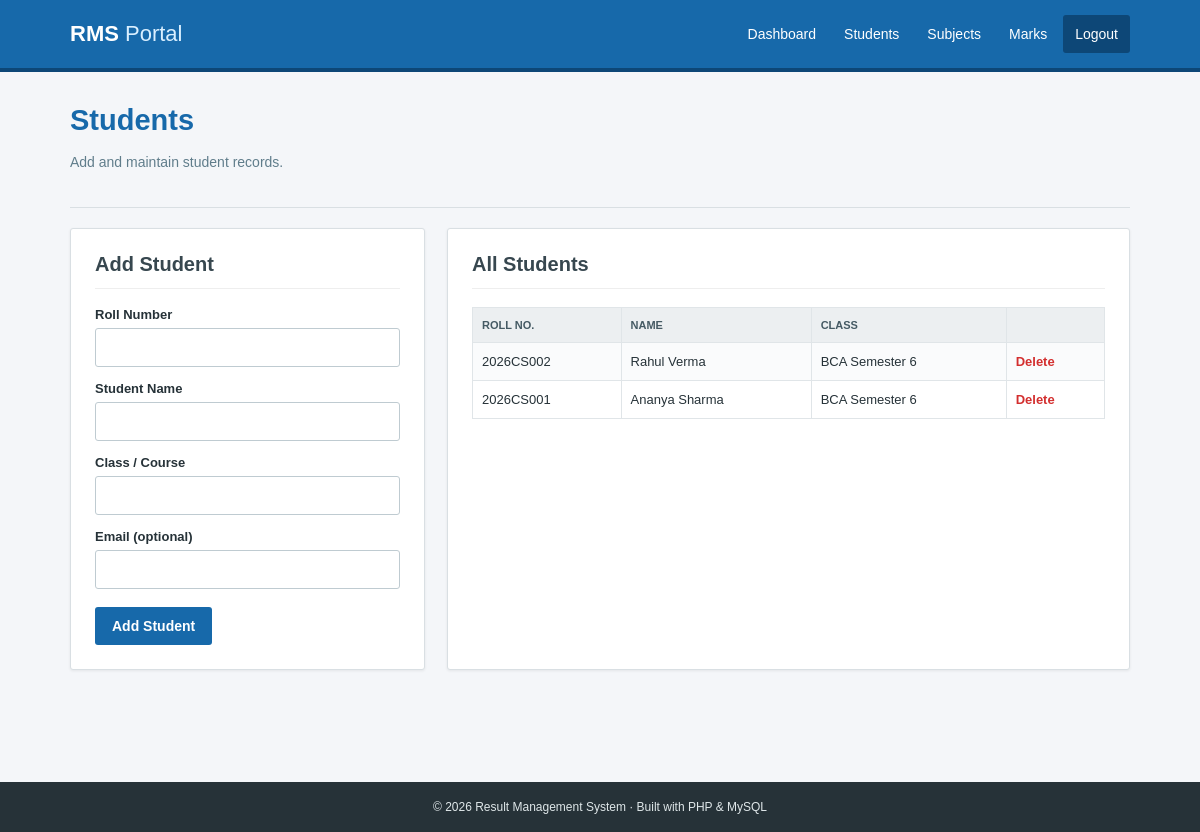
The app's page /students.php (signed in) with its own data.
### tables this page shows
CREATE TABLE students (
  id INT AUTO_INCREMENT PRIMARY KEY,
  roll_no VARCHAR(30) NOT NULL UNIQUE,
  name VARCHAR(100) NOT NULL,
  class_name VARCHAR(50) NOT NULL,
  email VARCHAR(100) DEFAULT NULL
);

### config.php (called while the page is built, shortened)
<?php
function e($value) { return htmlspecialchars((string)$value, ENT_QUOTES, 'UTF-8'); }
?>

### students.php (the view)
<?php require 'config.php'; require_admin(); $msg=''; if(isset($_POST['add'])){$roll=trim($_POST['roll_no']);$name=trim($_POST['name']);$class=trim($_POST['class_name']);$email=trim($_POST['email']);$s=$conn->prepare('INSERT INTO students (roll_no,name,class_name,email) VALUES (?,?,?,?)');$s->bind_param('ssss',$roll,$name,$class,$email);$msg=$s->execute()?'Student added successfully.':'Could not add student. Roll number may already exist.';} if(isset($_GET['delete'])){$id=(int)$_GET['delete'];$conn->query("DELETE FROM students WHERE id=$id");header('Location: students.php');exit;} $students=$conn->query('SELECT * FROM students ORDER BY id DESC');$page_title='Manage Students'; require 'header.php'; ?>
<div class="page-head"><h1>Students</h1><p>Add and maintain student records.</p></div><div class="two-col"><form class="panel" method="post"><h2>Add Student</h2><?php if($msg):?><p class="alert"><?=e($msg)?></p><?php endif;?><label>Roll Number</label><input name="roll_no" required><label>Student Name</label><input name="name" required><label>Class / Course</label><input name="class_name" required><label>Email (optional)</label><input type="email" name="email"><button name="add">Add Student</button></form><div class="panel table-wrap"><h2>All Students</h2><table><tr><th>Roll No.</th><th>Name</th><th>Class</th><th></th></tr><?php while($s=$students->fetch_assoc()):?><tr><td><?=e($s['roll_no'])?></td><td><?=e($s['name'])?></td><td><?=e($s['class_name'])?></td><td><a class="danger" onclick="return confirm('Delete this student?')" href="?delete=<?=$s['id']?>">Delete</a></td></tr><?php endwhile;?></table></div></div>
<?php require 'footer.php'; ?>

### assets/style.css (style rules this page uses)
* { box-sizing:border-box }
body { margin:0;background:#f4f6f9;color:#263238;font-family:Arial,Helvetica,sans-serif;font-size:14px }
.hero h1,.page-head h1,.auth h1,.empty h1 { font-size:35px;margin:0 0 14px;color:#1769aa }
.intro,.page-head p { color:#607d8b;line-height:1.6 }
.search-card,.panel { background:#fff;border:1px solid #d9dfe3;border-radius:3px;padding:24px;box-shadow:0 1px 3px #00000012 }
.search-card h2,.panel h2 { font-size:20px;margin:0 0 18px;color:#37474f;border-bottom:1px solid #eee;padding-bottom:12px }
label { display:block;font-weight:bold;font-size:13px;margin:14px 0 6px }
input,select { width:100%;height:39px;border:1px solid #bfcbd1;border-radius:3px;padding:8px;font:inherit;background:#fff }
button,.button-link { background:#1769aa;border:0;border-radius:3px;color:#fff;cursor:pointer;font-size:14px;font-weight:bold;padding:11px 17px;text-decoration:none;display:inline-block;margin-top:18px }
.page-head { padding:32px 0 20px;border-bottom:1px solid #d9dfe3;margin-bottom:20px }
.page-head h1 { font-size:29px;margin:0 0 6px }
.two-col { display:grid;grid-template-columns:355px 1fr;gap:22px }
.table-wrap { overflow-x:auto }
table { width:100%;border-collapse:collapse;font-size:13px }
th { background:#eceff1;color:#455a64;text-align:left;text-transform:uppercase;font-size:11px }
th,td { padding:11px 9px;border:1px solid #e0e5e8 }
tr:nth-child(even) { background:#fafbfc }
.danger { color:#d32f2f;font-weight:bold;text-decoration:none }

### records on screen
students: roll_no "2026CS002", name "Rahul Verma", class_name "BCA Semester 6"
students: roll_no "2026CS001", name "Ananya Sharma", class_name "BCA Semester 6"
